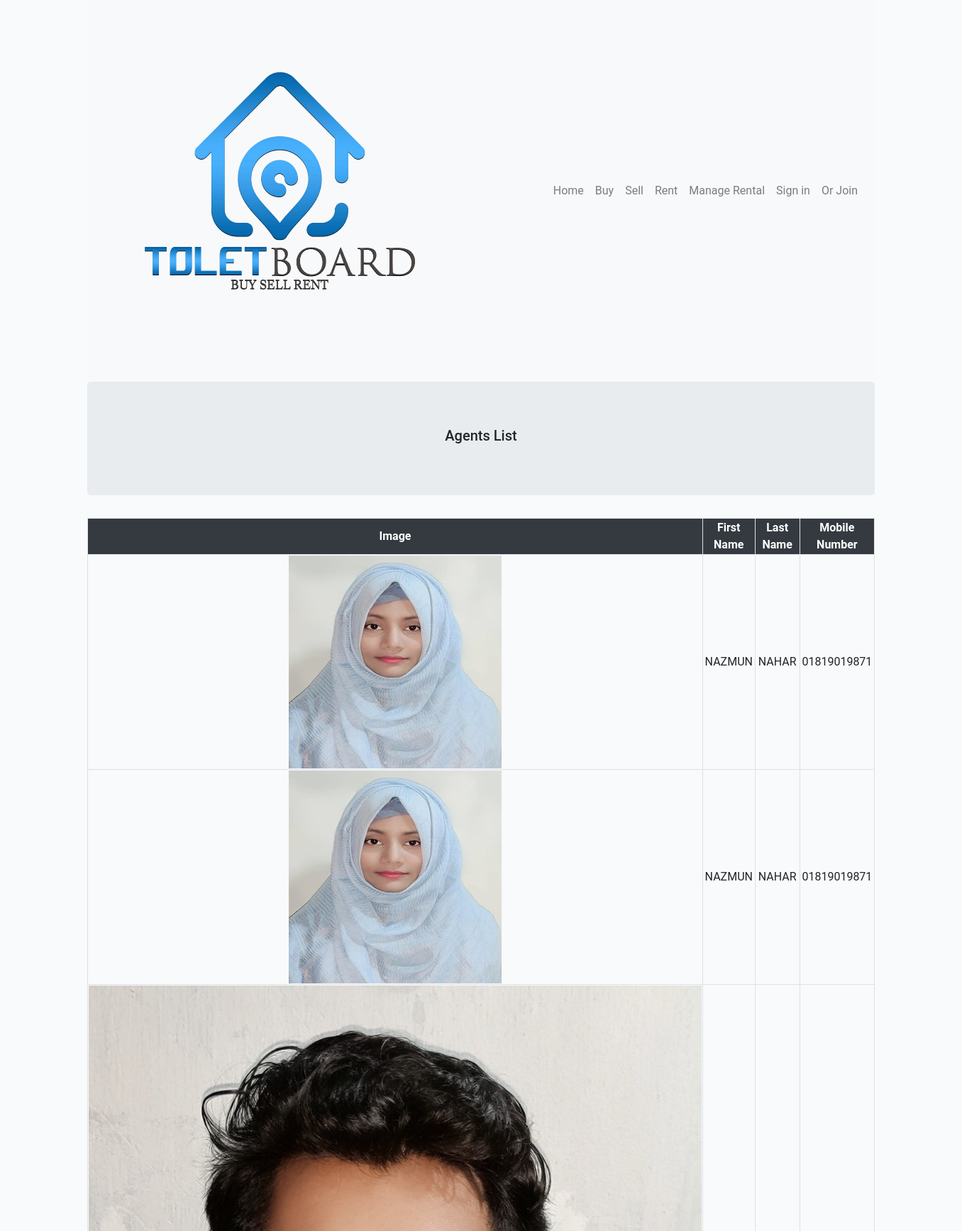
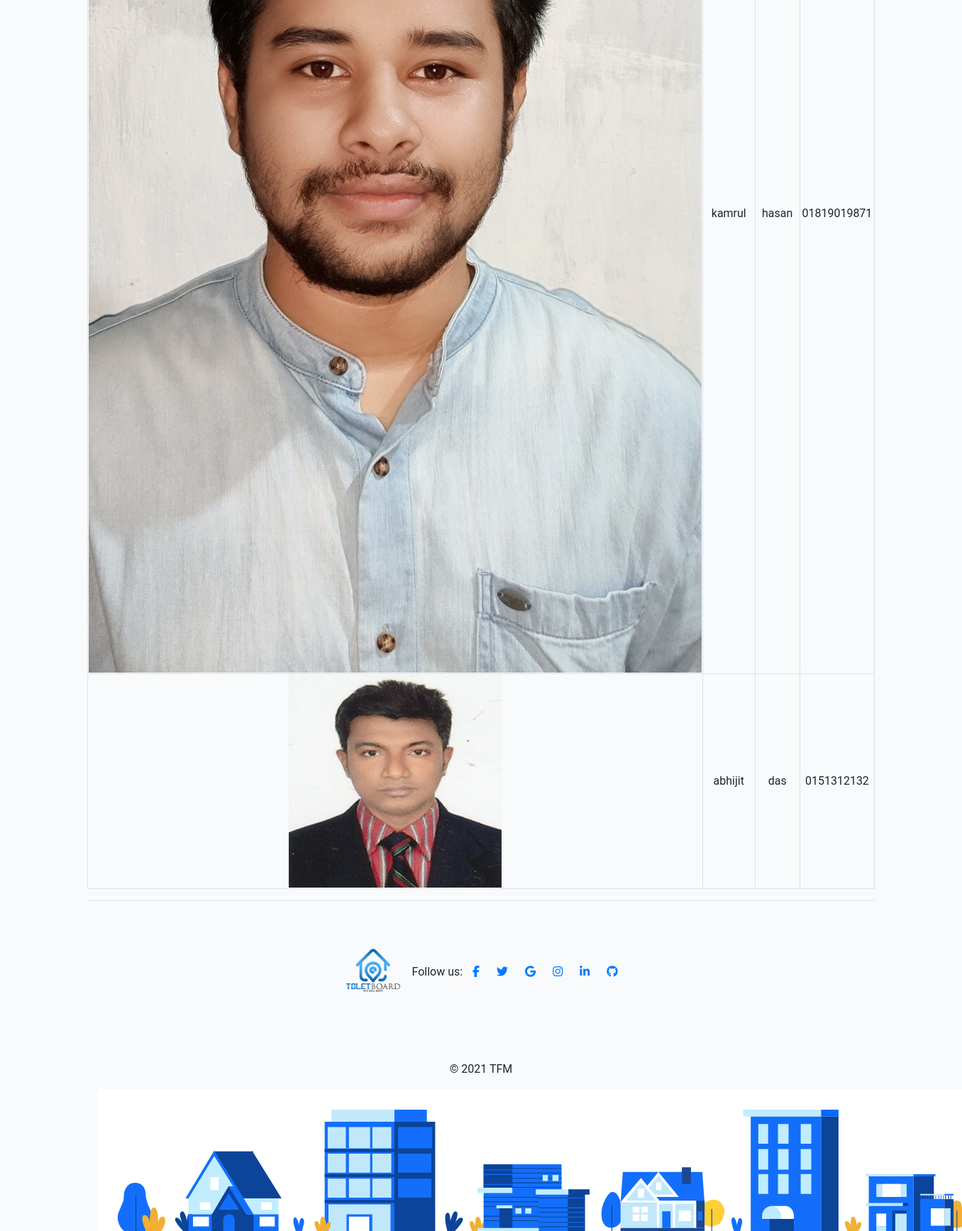
/agent_list.php, run on the app's committed database (2 pictures, top to bottom).
### tables this page shows
CREATE TABLE `agent` (
  `ID` int(250) NOT NULL,
  `first_name` varchar(250) NOT NULL,
  `last_name` varchar(250) NOT NULL,
  `mobile_no` varchar(250) NOT NULL,
  `agent_image` varchar(250) NOT NULL
);

### agent_list.php (the view, shortened to what this page needs)
<?php
include "PHP/header.php";
include "PHP/menu.php";
include "PHP/db.php";
$query = "SELECT * from agent";
$result = mysqli_query($conn,$query);
$fetch = mysqli_fetch_all($result,MYSQLI_ASSOC);
?>
<div class="jumbotron">
    <h2 class="text-center">Agents List</h2>
</div>
<table class="table-bordered agent_list text-center">
<tr class="bg-dark text-white">
    <th>Image</th>
    <th>First Name</th>
    <th>Last Name</th>
    <th>Mobile Number</th>
</tr>
<?php foreach($fetch as $data):?>
<tr>
    <td><img src="admin/images/<?php echo $data['agent_image'];?>" alt="not found"></td>
    <td><?php echo $data['first_name'];?></td>
    <td><?php echo $data['last_name'];?></td>
    <td><?php echo $data['mobile_no'];?></td>
</tr>
<?php endforeach;?>
</table>
<?php include "PHP/footer.php" ?>

### PHP/header.php (shortened to what this page needs)
<!DOCTYPE html>
<html lang="en">
<head>
  <link rel="stylesheet" href="https://cdn.jsdelivr.net/npm/bootstrap@4.6.0/dist/css/bootstrap.min.css"
>
  <link rel="stylesheet" href="CSS/style.css">
</head>
<body>
  <div class="container">

### PHP/menu.php (shortened to what this page needs)
<nav class="navbar navbar-expand-lg navbar-light bg-light ">
  <a class="navbar-brand mx-auto" href="index.php"><img src="images/logo.png" alt=""></a>
  <div class="collapse navbar-collapse" id="navbarSupportedContent">
    <ul class="navbar-nav ml-auto">
      <li class="nav-item ">
        <a class="nav-link " href="index.php">Home <span class="sr-only">(current)</span></a>
      </li>
      <li class="nav-item">
        <a class="nav-link" href="buy.php">Buy</a>
      </li>
      <li class="nav-item">
        <a class="nav-link" href="sell.php">Sell</a>
      </li>
      <li class="nav-item">
        <a class="nav-link" href="rent.php">Rent</a>
      </li>
      <li class="nav-item">
        <a class="nav-link" href="rent_post.php">Manage Rental</a>
      </li>
      <li class="nav-item">
        <a class="nav-link" href="login.php">Sign in</a>
      </li>
      <li class="nav-item">
        <a class="nav-link" href="register.php">Or Join</a>
      </li>
    </ul>
  </div>
</nav>

### PHP/footer.php (shortened to what this page needs)
<footer class=" text-center ">
  <hr>
  <div class="container">
        <div class="container p-4 pb-0" style="padding: 10px;">
          <section class="mb-4" style="padding: 10px;">
          <img src="images/logo.png" style="width: 10%; height:20%;" alt="">
          Follow us:
            <a class="" href="#!" role="button" style="padding: 10px;">
              <i class="fa fa-facebook"></i></a>
            <a class="" href="#!" role="button" style="padding: 10px;"
              ><i class="fab fa-twitter"></i
            ></a>
            <a class="" href="#!" role="button" style="padding: 10px;"
              ><i class="fab fa-google"></i
            ></a>
            <a class="" href="#!" role="button" style="padding: 10px;"
              ><i class="fab fa-instagram"></i
            ></a>
            <a class="" href="#!" role="button" style="padding: 10px;"
              ><i class="fab fa-linkedin-in"></i
            ></a>
            <a class="" href="#!" role="button" style="padding: 10px;"
              ><i class="fab fa-github"></i
            ></a>
          </section>
        </div>
        <div class="text-center p-3 container">
          © <?php echo date("Y")?>
          TFM
        </div>
        <div class="footer-img">
          <img src="images/footer_bottom.png" alt="">
        </div>
      </footer>
    </div>
      </body>
</html>

### css/style.css (style rules this page uses)
body { font-family: "Roboto", sans-serif; background-color: #f8fafb; }
h1, h2, h3, h4, h5, h6, .h1, .h2, .h3, .h4, .h5, .h6 { font-family: "Roboto", sans-serif; }
a { -webkit-transition: .3s all ease; -o-transition: .3s all ease; transition: .3s all ease; }
h2 { font-size: 20px; }
body { margin: 0; }

### data on the page
agent: agent_image (picture), first_name "NAZMUN", last_name "NAHAR", mobile_no "01819019871"
agent: agent_image (picture), first_name "NAZMUN", last_name "NAHAR", mobile_no "01819019871"
agent: agent_image (picture), first_name "kamrul", last_name "hasan", mobile_no "01819019871"
agent: agent_image (picture), first_name "abhijit", last_name "das", mobile_no "0151312132"
